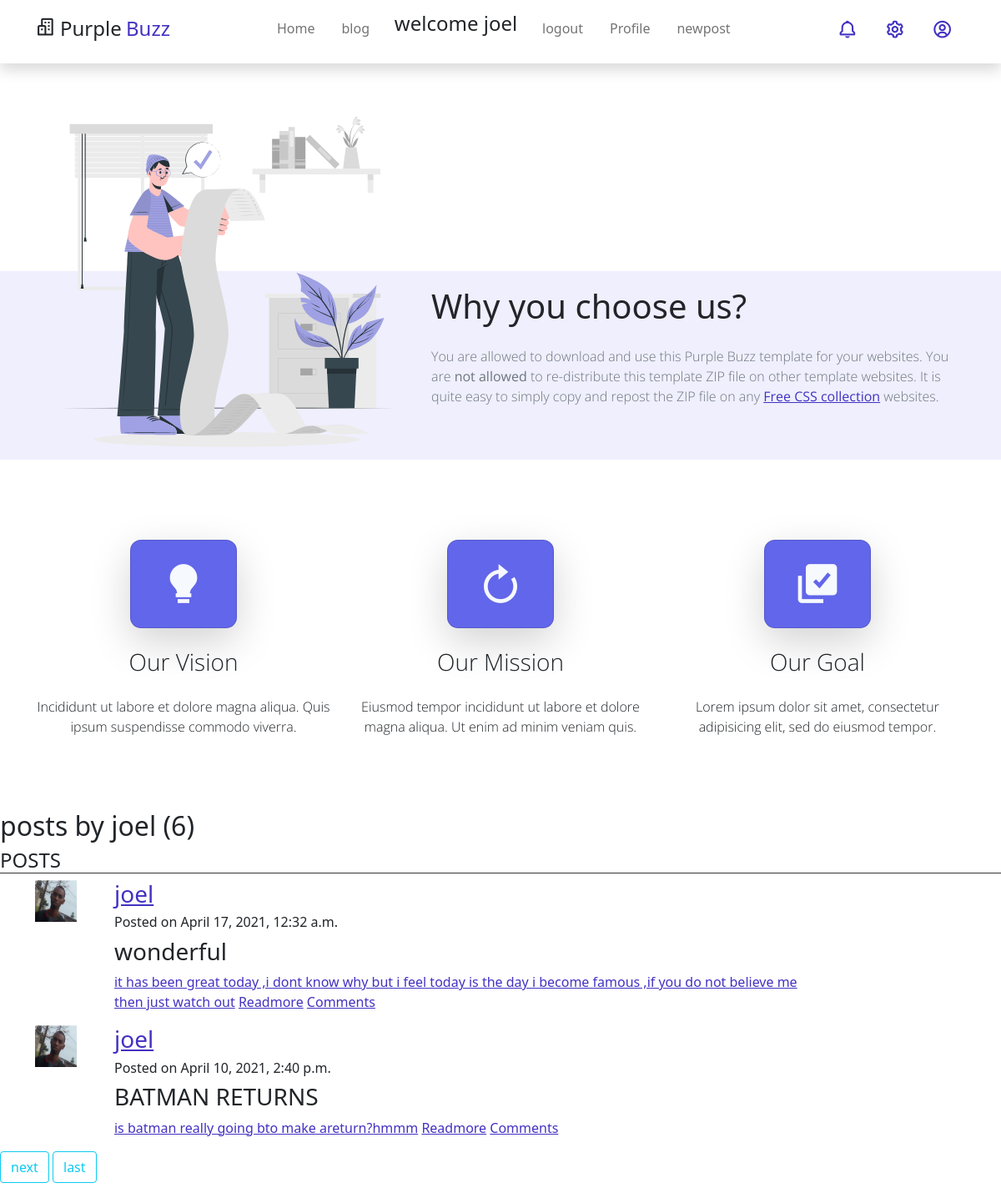
/user/joel/ (signed in), run on the app's committed database.
### blogcomment/models.py (models this page shows, shortened)
class blog(models.Model):
    sno = models.AutoField(primary_key=True)
    title = models.CharField(max_length =200)
    header_image = models.ImageField(null=True,blank=True,upload_to ='images/')
    content =models.TextField()
    date = models.DateTimeField(default = timezone.now)
    author = models.ForeignKey(User, on_delete = models.CASCADE)
    likes = models.ManyToManyField(User,related_name='blog_post')

### user/models.py (models this page shows, shortened)
class  Profile(models.Model):
    user = models.OneToOneField(User,on_delete = models.CASCADE)
    image = models.ImageField(default='default.jpg',upload_to='profile_pics')

### home/views.py (the view)
# urls.py: path('user/<str:username>/',views.userbloglistview.as_view(),name ='user-posts'),
class userbloglistview(ListView):
  model =models.blog
  template_name ='blog_user_posts.html'
  context_object_name ='blogs'
  paginate_by = 2
  def get_queryset(self):
      user =get_object_or_404(User,username =self.kwargs.get('username'))
      return models.blog.objects.filter(author=user).order_by('-date')

### templates/blog_user_posts.html (shortened to what this page needs)
{% extends 'base.html' %}
{% block content %}
<h2 class "mb-3">posts by {{ view.kwargs.username }} ({{ page_obj.paginator.count }})</h2>
<h4 style="border-bottom: solid #333 1px;">POSTS</h4>
{% for blog in blogs %}
    <div class = "space">
      <div class="section layout_padding   ">
       <div class="container">
                    <div class="row">
                       <div class="col-md-1">
                          <img src="{{blog.author.profile.image.url}}"width ="50"height ="50" alt="#" />
                       </div>
                       <div class="col-md-9">
                          <div class="full contact_text">
                             <h3><a href = "{% url 'user-posts' blog.author.username %}">{{blog.author}}</a></h3>
                             <h6>Posted on {{blog.date}}</h6>
                             <h3>{{ blog.title}}</h3>
                             <p><a href = "{% url 'blog-detail' blog.pk %}">{{blog.content}}</a>
                              <a class="reply_bt" href="{% url 'blog-detail' blog.pk %}">    Readmore</a>
                              <a class="reply_bt" href="{% url 'blog-detail' blog.pk %}">    Comments</a>
                             </p>
                          </div>
                       </div>
                    </div>
                </div>
       </div>
{% endfor %}
{% if is_paginated %}
   {% if page_obj.has_next %}
     <a class ="btn btn-outline-info mb-4" href="?page={{ page_obj.next_page_number }}">next</a>
     <a class ="btn btn-outline-info mb-4" href="?page={{ page_obj.paginator.num_pages }}">last</a>
   {% endif %}
{% endif %}
{% endblock %}

### templates/base.html (shortened to what this page needs)
<!DOCTYPE html>
<html lang="en">
<head>
    <link href="/static/assets/css/bootstrap.min.css" rel="stylesheet">
    <link href="/static/assets/css/boxicon.min.css" rel="stylesheet">
    <link rel="stylesheet" href="/static/assets/css/templatemo.css">
    <link rel="stylesheet" href="/static/assets/css/custom.css">
</head>
<body>
    <nav id="main_nav" class="navbar navbar-expand-lg navbar-light bg-white shadow">
        <div class="container d-flex justify-content-between align-items-center">
            <a class="navbar-brand h1" href="index.html">
                <i class='bx bx-buildings bx-sm text-dark'></i>
                <span class="text-dark h4">Purple</span> <span class="text-primary h4">Buzz</span>
            </a>
            <div class="align-self-center collapse navbar-collapse flex-fill  d-lg-flex justify-content-lg-between" id="navbar-toggler-success">
                <div class="flex-fill mx-xl-5 mb-2">
                    <ul class="nav navbar-nav d-flex justify-content-between mx-xl-5 text-center text-dark">
                        <li class="nav-item">
                            <a class="nav-link btn-outline-primary rounded-pill px-3" href="/">Home</a>
                        </li>
                        <li class="nav-item">
                            <a class="nav-link btn-outline-primary rounded-pill px-3" href="/blog">blog</a>
                        </li>
                        {% if user.is_authenticated %}
                        <h4 class ="col">welcome {{user.first_name}}</h4>
                         <li class="nav-item">
                            <a class="nav-link btn-outline-primary rounded-pill px-3" href="/logout">logout</a>
                         </li>
                        <li class="nav-item">
                            <a class="nav-link btn-outline-primary rounded-pill px-3" href="/profile">Profile</a>
                        </li>
                        <li class="nav-item">
                           <a class="nav-link btn-outline-primary rounded-pill px-3" href="{% url 'blog-create' %}">newpost</a>
                       </li>
                    {% endif %}
                </div>
                <div class="navbar align-self-center d-flex">
                    <a class="nav-link" href="#"><i class='bx bx-bell bx-sm bx-tada-hover text-primary'></i></a>
                    <a class="nav-link" href="#"><i class='bx bx-cog bx-sm text-primary'></i></a>
                    <a class="nav-link" href="#"><i class='bx bx-user-circle bx-sm text-primary'></i></a>
                </div>
            </div>
        </div>
    </nav>
<section class="why-us banner-bg bg-light">
    <div class="container my-4">
        <div class="row">
            <div class="banner-img col-lg-5">
                <img src="/static/./assets/img/work.svg" class="rounded img-fluid" alt="">
            </div>
            <div class="banner-content col-lg-7 align-self-end">
                <h2 class="h2 pb-3">Why you choose us?</h2>
                <p class="text-muted pb-5 light-300">
                You are allowed to download and use this Purple Buzz template for your websites. You are <strong>not allowed</strong> to re-distribute this template ZIP file on other template websites. It is quite easy to simply copy and repost the ZIP file on any <a rel="nofollow" href="https://www.google.com/search?q=free+css" target="_blank">Free CSS collection</a> websites.</p>
            </div>
        </div>
    </div>
</section>
<section class="banner-bg bg-white py-5">
    <div class="container my-4">
        <div class="row text-center">
            <div class="objective col-lg-4">
                <div class="objective-icon card m-auto py-4 mb-2 mb-sm-4 bg-secondary shadow-lg">
                    <i class="display-4 bx bxs-bulb text-light"></i>
                </div>
                <h2 class="objective-heading h3 mb-2 mb-sm-4 light-300">Our Vision</h2>
                <p class="light-300">
                    Incididunt ut labore et dolore magna aliqua. Quis ipsum suspendisse commodo viverra.
                </p>
            </div>
            <div class="objective col-lg-4 mt-sm-0 mt-4">
                <div class="objective-icon card m-auto py-4 mb-2 mb-sm-4 bg-secondary shadow-lg">
                    <i class='display-4 bx bx-revision text-light'></i>
                </div>
                <h2 class="objective-heading h3 mb-2 mb-sm-4 light-300">Our Mission</h2>
                <p class="light-300">
                    Eiusmod tempor incididunt ut labore et dolore magna aliqua.
                    Ut enim ad minim veniam quis.
                </p>
            </div>
            <div class="objective col-lg-4 mt-sm-0 mt-4">
                <div class="objective-icon card m-auto py-4 mb-2 mb-sm-4 bg-secondary shadow-lg">
                    <i class="display-4 bx bxs-select-multiple text-light"></i>
                </div>
                <h2 class="objective-heading h3 mb-2 mb-sm-4 light-300">Our Goal</h2>
                <p class="light-300">
                    Lorem ipsum dolor sit amet, consectetur adipisicing elit,
                    sed do eiusmod tempor.
                </p>
            </div>
        </div>
    </div>
</section>
    {% block content %}
    {% endblock %}
    </body>
</html>

### static/assets/css/templatemo.css (style rules this page uses)
html { font-family: 'Open Sans', sans-serif; }
p, a { font-weight: 400; }
.h2 { font-size: 40px; }
.h3 { font-size: 28px; }
.light-300 { font-family: 'Open Sans', sans-serif !important; font-weight: 300; }
.objective-icon { border-radius: 13px; width: 8rem; }
.why-us { background: rgb(239,239,253); background: -moz-linear-gradient(0deg, rgba(239,239,253,1) 50%, rgba(255,255,255,1) 50%); background: -webkit-linear-gradient(0deg, rgba(239,239,253,1) 50%, rgba(255,255,255,1) 50%); background: linear-gradient(0deg, rgba(239,239,253,1) 50%, rgba(255,255,255,1) 50%); filter: progid:DXImageTransform.Microsoft.gradient(startColorstr="#efeffd",endColorstr="#ffffff",GradientType=1); }

### data on the page
blog: author.profile.image (picture), author "joel", date "April 17, 2021, 12:32 a.m.", title "wonderful", content "it has been great today ,i dont know why but i feel today is the day i become famous ,if you do not believe me then just watch out"
blog: author.profile.image (picture), author "joel", date "April 10, 2021, 2:40 p.m.", title "BATMAN RETURNS", content "is batman really going bto make areturn?hmmm"

### other printed values
{{ user.first_name }} "joel"
{{ view.kwargs.username }} "joel"
{{ page_obj.paginator.count }} "6"
